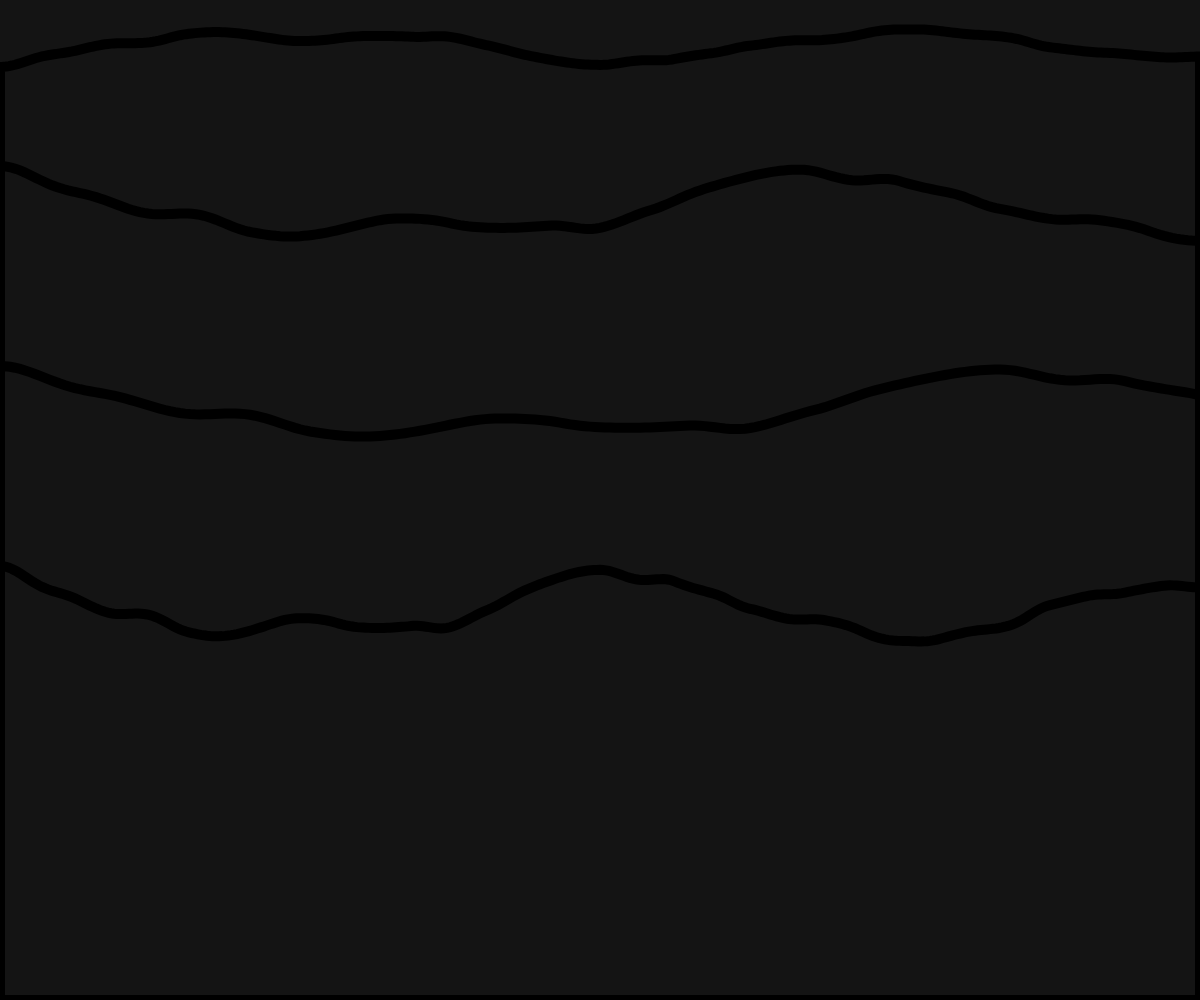
Frame 1 (no input)
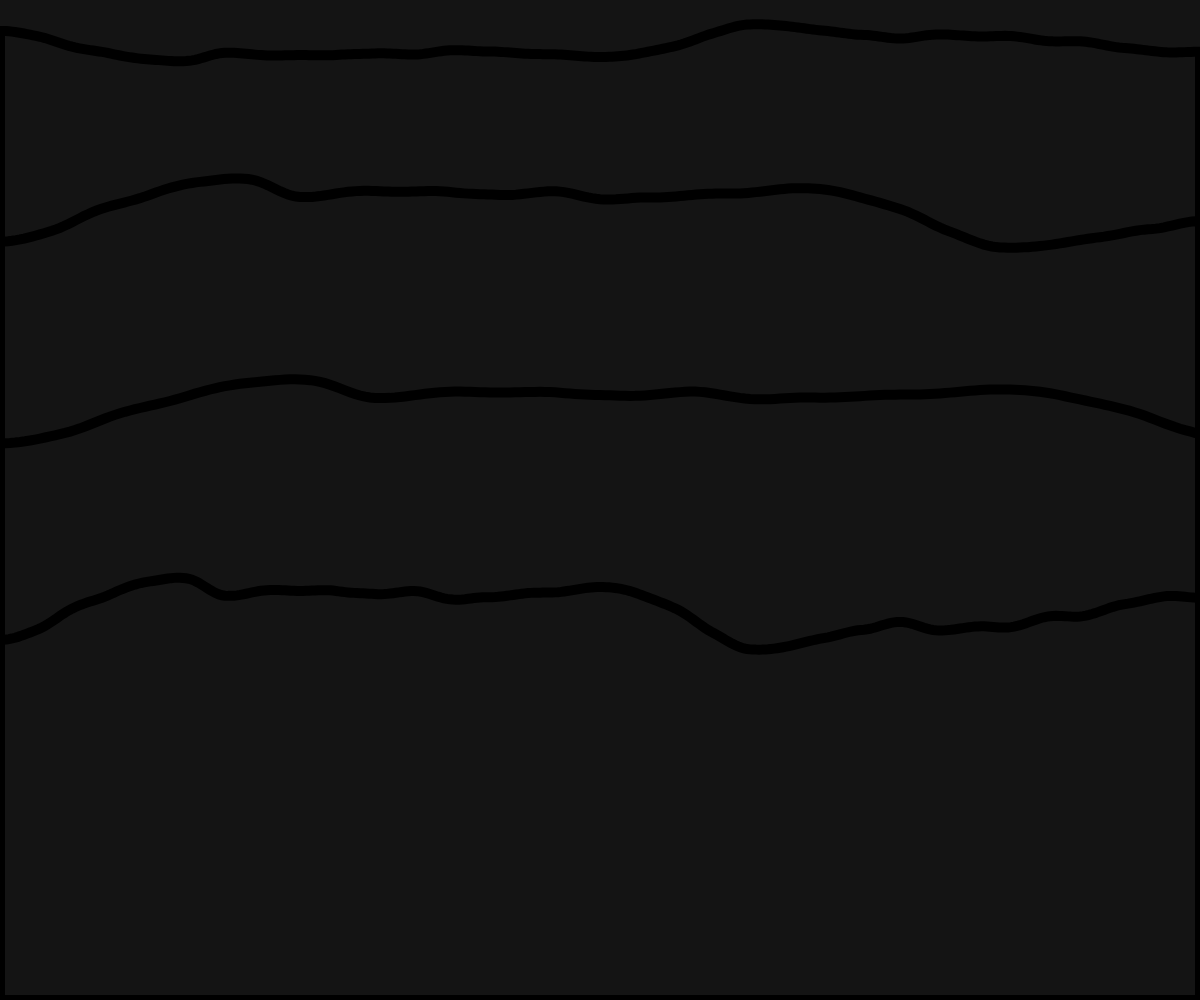
Frame 60 (no input)
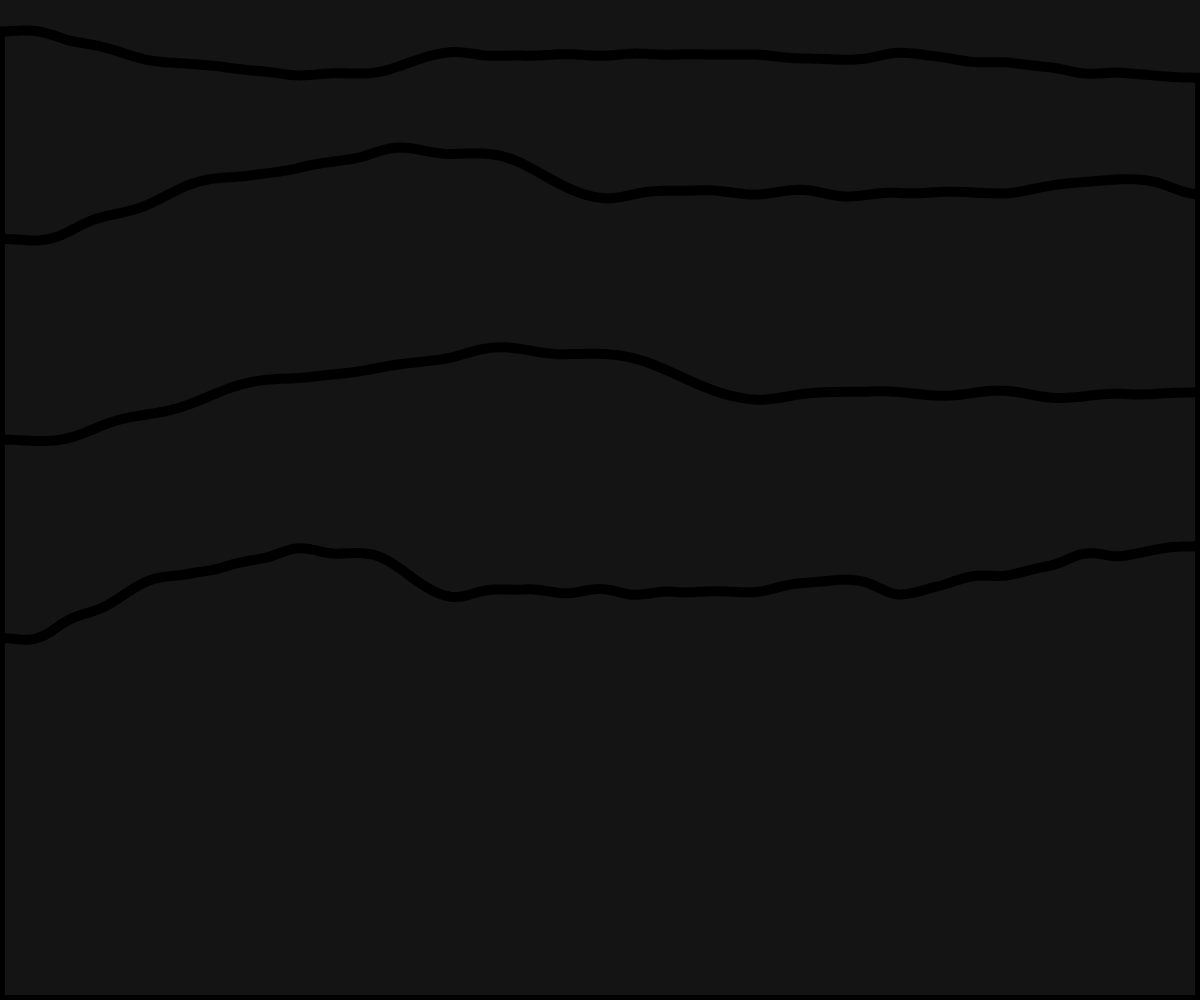
Frame 120 (the mouse pressed at the canvas centre since frame 60)

The p5.js sketch that drew these frames (run headless with seeded random() and noise() and a simulated clock; from frame 60 on, the mouse is pressed at the canvas centre):

// p5.js sketch
// ── sketch.js



var yoff = 0.0;
var r, g, b;
var velocity;
function setup(){
	createCanvas( windowWidth, windowHeight );	
}

function draw(){
	background(20);
	noFill();
	
	strokeWeight(10);

	beginShape();
	stroke(r/2, g, b);
	var xoff = 0;
	for (var x = 0; x<= width; x += 5){
		var y = map(noise(xoff, yoff), 0, 1, 500, 300);
		vertex(x, y);
		xoff += 0.01;
	}
	yoff += 0.01;
	vertex(width, height);
	vertex(0, height);
	endShape(CLOSE);


	beginShape();
	stroke(r, g, b/2);
	var xoff = 0;
	for (var x = 0; x<= width; x += 4){
		var y = map(noise(xoff, yoff), 0, 1, 300, 100);
		vertex(x, y);
		xoff += 0.01;
	}
	yoff += 0.01;
	vertex(width, height);
	vertex(0, height);
	endShape(CLOSE);


	beginShape();
	stroke(r, g/2, b);
	var xoff = 0;
	for (var x = 0; x<= width; x += 3){
		var y = map(noise(xoff, yoff), 0, 1, 700, 500);
		vertex(x, y);
		xoff += 0.01;
	}
	yoff += 0.01;
	vertex(width, height);
	vertex(0, height);
	endShape(CLOSE);


	beginShape();
	stroke(r/2, g/2, b/2);
	var xoff = 0;
	for (var x = 0; x<= width; x += 3){
		var y = map(noise(xoff, yoff), 0, 1, 0, 100);
		vertex(x, y);
		xoff += 0.01;
	}
	yoff += 0.01;
	vertex(width, height);
	vertex(0, height);
	endShape(CLOSE);
}

function keyPressed(){
	r = random(255);
	g = random(255);
	b = random(255);
	xoff = random(10);

}

function keyReleased(){


}
